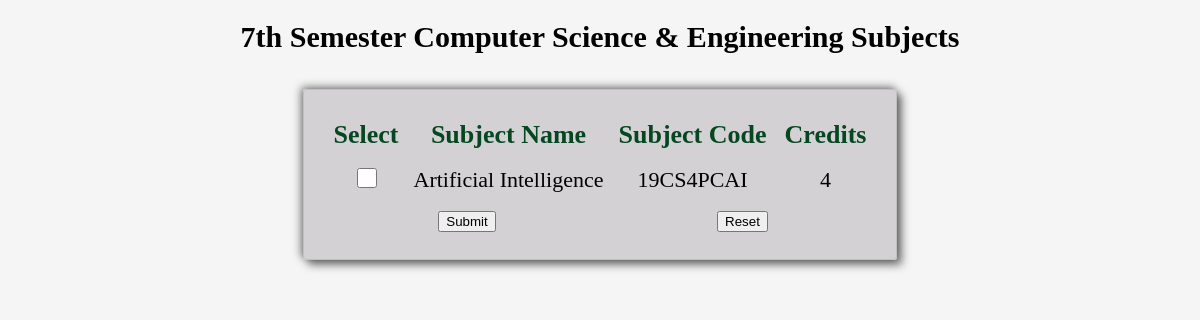
Screenshot of /user/7th_sem.php with the database file from the repository.
### tables this page shows
CREATE TABLE `add_s7` (
  `id` int(255) NOT NULL,
  `sub_name` varchar(255) NOT NULL,
  `sub_code` varchar(255) NOT NULL,
  `credits` bigint(255) NOT NULL
);

### user/7th_sem.php (the view, shortened to what this page needs)
<?php
require_once('../connection.php');
$q = mysqli_query($con, "SELECT * FROM add_s7");
$rr = mysqli_num_rows($q);
if (!$rr) {
  echo "<h2 style='color:red;color:#ff0000;font-family:Acme;'>No Subjects Listed/Added Yet.</h2>";
} else {
?>
  <!DOCTYPE html>
  <html lang="en">
  <head>
  </head>
  <body>
    <h1 class="myh1">7th Semester Computer Science & Engineering Subjects</h1>
    <div class="forms">
      <form class="myform" method="POST">
        <table width="100%">
          <tr>
            <th> Select</th>
            <th> Subject name</th>
            <th> Subject Code</th>
            <th> Credits </th>
          </tr>
          <?php
          while ($row = mysqli_fetch_array($q)) {
            echo "<tr style='color:black;font-size:18px;'>";
            echo "<td> <input type='checkbox' class='geekmark' value = ' . $row[id] . ' /></td>";
            echo "<td align = 'center'>" . $row['sub_name'] . "</td>";
            echo "<td align = 'center'>" . $row['sub_code'] . "</td>";
            echo "<td align = 'center'>" . $row['credits'] . "</td>"; ?>
        <?php }
        }
        ?>
        <tr>
          <td colspan="2"> <input class="btn login_btn" type="submit" name="Submit" value="Submit" /> </td>
          <td colspan="2"> <input class="btn reset_btn" type="reset" value="Reset"></td>
        </tr>
        </table>
      </form>
    </div>
  </body>
  </html>

### user/7th_sem.php (style rules this page uses)
.forms { width: fit-content; height: fit-content; margin-left: auto; margin-right: auto; display: block; box-shadow: -2px -2px 9px rgba(0, 0, 0, 0.5), 5px 5px 9px rgba(0, 0, 0, 0.5); padding: 0; border: 1px solid silver; border-radius: 3px; background-color: rgb(82, 66, 85, 0.2); justify-content: flex-start; }
.myform { padding: 20px; border-radius: 8px; }
table th { text-align: center; padding: 8px; color: rgb(4, 71, 32); font-family: 'Bitter'; text-transform: capitalize; text-shadow: rgb(240, 240, 12); font-size: 26px; }
table td { text-align: center; padding: 5px; font-size: 22px; color: black; font-family: 'Bitter'; }
.myh1 { text-align: center; font-size: 30px; text-decoration: none; padding-bottom: 15px; text-shadow: rgba(0, 0, 0, 0.1); font-family: 'PT Serif'; font-weight: bold; }
.geekmark { height: 20px; width: 20px; background-color: green; }
body { background-color: whitesmoke; }

### rows the page displays
add_s7: sub_name "Artificial Intelligence", sub_code "19CS4PCAI", credits "4"
